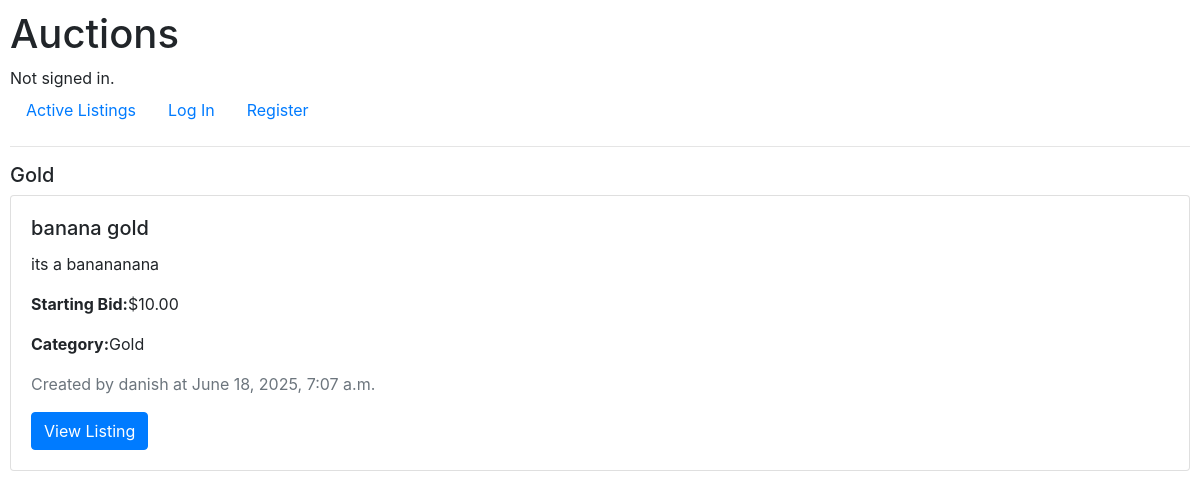
/category/Gold/, run on the app's committed database.
### auctions/models.py (models this page shows, shortened)
class Listing(models.Model):
    title = models.CharField(max_length=64)
    description = models.TextField()
    starting_bid = models.DecimalField(max_digits=10, decimal_places=2)
    image_url = models.URLField(blank=True, null=True)
    category = models.CharField(max_length=64, blank=True, null=True)
    is_active = models.BooleanField(default=True)
    is_closed = models.BooleanField(default=False)
    winner = models.ForeignKey(User, on_delete=models.CASCADE, null=True, blank=True)
    owner = models.ForeignKey(User, on_delete=models.CASCADE, related_name="listings")
    created_at = models.DateTimeField(auto_now_add=True)

class User(AbstractUser):
    pass

### auctions/views.py (the view)
# urls.py: path("category/<str:category_name>/", views.categories_listing, name="category_listings")
def categories_listing(request, category_name):
    listings = Listing.objects.filter(category=category_name, is_active=True)
    context = {
        "category": category_name,
        "listings": listings
    }
    if not listings.exists():
        context["message"]= "There are no listings available in this category now."
    return render(request, "auctions/category_listing.html", context)

### auctions/templates/auctions/category_listing.html (shortened to what this page needs)
{% extends "auctions/layout.html" %}
{% block body %}
<h5>{{ category }}</h5>
{% for listing in listings %}
    <div class="card mb-3">
        <div class="card-body">
            <h5 class="card-title">{{ listing.title }}</h5>
            <p class="card-text">{{ listing.description }}</p>
            <p><strong>Starting Bid:</strong>${{ listing.starting_bid }}</p>
            <p><strong>Category:</strong>{{ listing.category }}</p>
            <p class="text-muted">Created by {{ listing.owner.username }} at {{ listing.created_at }}</p>
            <a href="{% url 'listing' listing.id %}" class="btn btn-primary">View Listing</a>
        </div>
    </div>
{% endfor %}
{% endblock %}

### auctions/templates/auctions/layout.html (shortened to what this page needs)
{% load static %}
<!DOCTYPE html>
<html lang="en">
    <head>
        <link rel="stylesheet" href="https://stackpath.bootstrapcdn.com/bootstrap/4.4.1/css/bootstrap.min.css">
        <link href="{% static 'auctions/styles.css' %}" rel="stylesheet">
    </head>
    <body>
        <h1>Auctions</h1>
        <div>
            {% if user.is_authenticated %}
                Signed in as <strong>{{ user.username }}</strong>.
            {% else %}
                Not signed in.
            {% endif %}
        </div>
        <ul class="nav">
            <li class="nav-item">
                <a class="nav-link" href="{% url 'index' %}">Active Listings</a>
            </li>
            {% if user.is_authenticated %}
                <li class="nav-item">
                    <a class="nav-link" href="{% url 'logout' %}">Log Out</a>
                </li>
                <li class="nav-item">
                    <a class="nav-link" href="{% url 'create' %}">Create New Listing</a>
                </li>
                <li class="nav-item">
                    <a class="nav-link" href="{% url 'index' %}">Home</a>
                </li>
                <li class="nav-item">
                    <a class="nav-link" href="{% url 'index' %}">View Listing</a>
                </li>
                <li class="nav-item">
                    <a class="nav-link" href="{% url 'watchlist' %}">Watchlist</a>
                </li>
                <li class="nav-item">
                    <a class="nav-link" href="{% url 'categories' %}">Categories</a>
                </li>
            {% else %}
                <li class="nav-item">
                    <a class="nav-link" href="{% url 'login' %}">Log In</a>
                </li>
                <li class="nav-item">
                    <a class="nav-link" href="{% url 'register' %}">Register</a>
                </li>
            {% endif %}
        </ul>
        <hr>
        {% block body %}
        {% endblock %}
    </body>
</html>

### auctions/static/auctions/styles.css (style rules this page uses)
body { padding: 10px; }

### data on the page
Listing: category "Gold", title "banana gold", description "its a banananana", starting_bid "10.00", owner.username "danish", created_at "June 18, 2025, 7:07 a.m."
